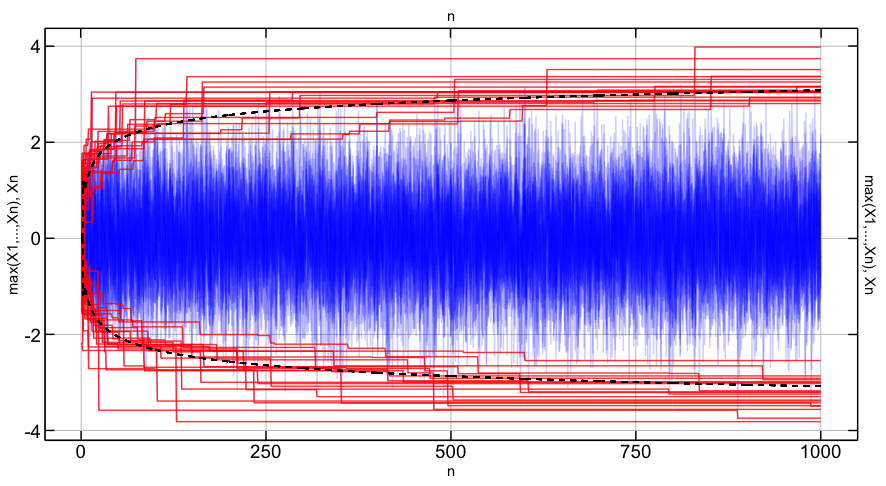

Recreate this plot in R.
# Description:
#     Let X1,...Xn follo iid Gaussian N(0,1).
#     Then, E[max{X1,...,Xn}] = sqrt{ 2log(n) - log(2pi) - loglog(n^2/(2pi)) } + o(log(n))
#
#     Plot n vs Xi(red), max{X1,...,Xn}(blue)
#
# Reference:
#     + https://math.stackexchange.com/questions/89030/expectation-of-the-maximum-of-gaussian-random-variables
#     + Fisher–Tippett–Gnedenko theorem
#         + https://en.wikipedia.org/wiki/Fisher%E2%80%93Tippett%E2%80%93Gnedenko_theorem


# =========================================
# データ作成
# =========================================

T = 20
N = 1000

# N*Tの空データフレームを事前に作成しておく
createEmptyDf = function(nrow, ncol, colnames = c()) {
  data.frame(matrix(vector(), nrow, ncol, dimnames = list(c(), colnames)))
}

df <-
  createEmptyDf(N * T,
                7,
                colnames = c("n", "sim", "simX", "simMax", "simMin", "theoryMax", "theoryMin"))

# T回シミュレーションする
for (t in 0:(T - 1)) {
  X <- rnorm(N, 0, 1)
  for (n in 1:N) {
    df$sim[t * N + n] <- toString(t)
    df$n[t * N + n] <- n
    df$simX[t * N + n] <- X[n]
    df$simMax[t * N + n] <- max(X[1:n])
    df$simMin[t * N + n] <- min(X[1:n])
    
    if (n == 1 || n == 2) {
      df$theoryMax[t * N + n] <- 0
      df$theoryMin[t * N + n] <- 0
    } else{
      df$theoryMax[t * N + n] <-
        sqrt(2 * log(n) - log(2 * pi) - log(2 * log(n) - log(2 * pi)))
      df$theoryMin[t * N + n] <- -df$theoryMax[n]
    }
  }
}

# =========================================
# グラフ
# =========================================
library(ggplot2)
source(file = "../theme_m.r")
g <- ggplot()

g <- g + theme_m()
g <- g +
  scale_x_continuous(sec.axis = dup_axis()) +
  scale_y_continuous(sec.axis = dup_axis())


# Xnをプロット
g <- g + geom_line(aes_string("n", "simX", group = "sim"), df, colour = alpha("blue", 0.1))

# max{X1,...Xn}をプロット
g <- g + geom_line(aes_string("n", "simMax", group = "sim"), df, colour = alpha("red", 0.8))
g <- g + geom_line(aes_string("n", "simMin", group = "sim"), df, colour = alpha("red", 0.8))

# 理論値をプロット
g <- g + geom_line(aes_string("n", "theoryMax", group = "sim"), df, colour = alpha("black", 1.0), linetype = "dashed")
g <- g + geom_line(aes_string("n", "theoryMin", group = "sim"), df, colour = alpha("black", 1.0), linetype = "dashed")

# 軸ラベル
g <- g + xlab("n")
g <- g + ylab("max(X1,...,Xn), Xn")

plot(g)
